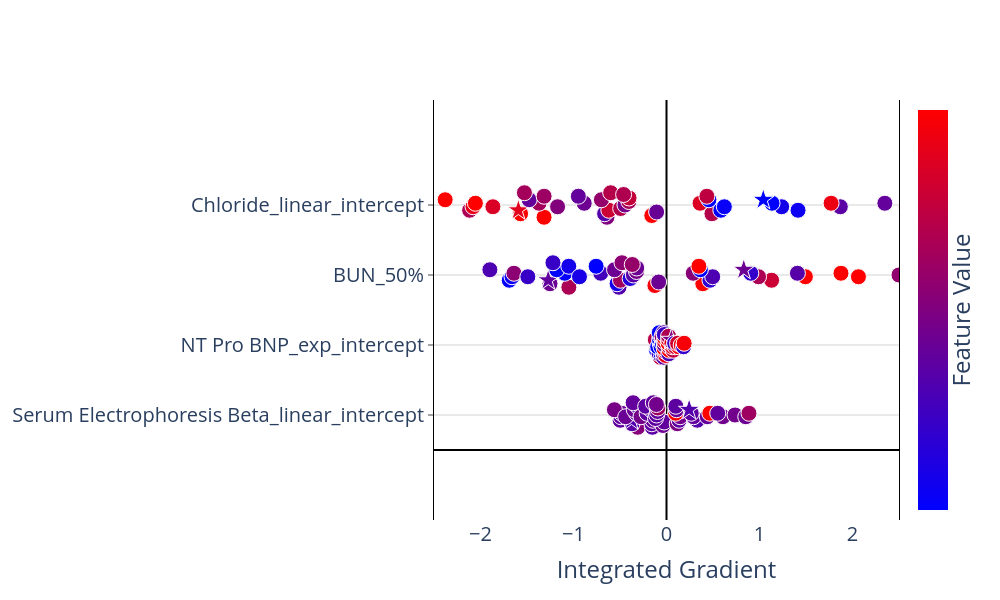

Notebook source saved alongside this figure:
### Code cell
nbins = 10
scale = 0.1
n_features = 4
spacing = 2
min_max_IG = 2.5

fig = go.Figure()
fig.update_layout(
    plot_bgcolor='white',
    autosize=False,
    width=1000,
    height=600,
    coloraxis = {'colorscale':'Bluered'},
    xaxis_title = "Integrated Gradient",
)
 
fig.update_xaxes(
    zeroline=True,
    zerolinecolor="black",
    range = [-min_max_IG,min_max_IG]
    )
fig.update_yaxes(
    zeroline=True,
    zerolinecolor="black",
    mirror=True,
    ticks='outside',
    showline=True,
    linecolor='black',
    gridcolor='lightgrey',
    range = [-spacing, spacing*n_features + spacing]
)
 
# feature_rank = np.argsort(np.sum(abs(IGtable),axis=0))
feature_order = feature_rank[:n_features][::-1]

y_val = 1
bin_ids = list(range(nbins))
for f in feature_order:
    bins = np.linspace(IGtable.loc[:,f].min()*1.1,IGtable.loc[:,f].max()*1.1,nbins+1)
    ig_bins = pd.cut(IGtable.loc[:,f], bins=bins, labels=bin_ids)
 
    x_vals = []
    y_vals = []
    f_vals = []
    id_vals = []
    for bin in bin_ids:
        x_bin_vals = list(IGtable.loc[ig_bins[ig_bins == bin].index,f].values)
        n_pts = len(x_bin_vals)
        if n_pts > 0:
            x_vals = x_vals + x_bin_vals
            y_vals = y_vals + list(y_val + scale*(np.array(list(range(n_pts)))-(n_pts-1)/2))
            f_vals = f_vals + list(Xvalues.loc[ig_bins[ig_bins == bin].index,f].values)
            id_vals = id_vals + list(IGtable.loc[ig_bins[ig_bins == bin].index,f].index)
    fig.add_trace(go.Scatter(
        x = x_vals, 
        y = y_vals,
        mode = 'markers',
        marker = dict(size=16,
                      color = f_vals,
                      coloraxis = "coloraxis",
                      #marker symbol for F-03 and Y-02 as stars
                      symbol = ['star' if id in ['Y-02', 'F-01'] else 'circle' for id in id_vals],
                      line_color = 'white', line_width= 1,
                     ),
        name=f,
        text = id_vals, textposition= 'bottom center'
    ))
    y_val += spacing
 
 
fig.update_layout(showlegend=False, coloraxis_showscale=True,font=dict(size=20))
fig.update_coloraxes(colorbar_showticklabels=False,
                    colorbar_title=dict(text="Feature Value",side = "right"),
                    cmin = -1, cmax = 1)
fig.update_yaxes(tickvals=[1]+[1 + spacing*i for i in range(1,n_features)], 
                 ticktext=feature_order)
 
fig.show()

### Figure 1 — Plotly figure (JSON) as saved in the notebook; plotly's stock layout.template omitted (floating-point values rounded to 4 significant figures)
{"data": [{"marker": {"color": [-0.2457, -0.2556, -0.2022, -0.058, 0.05335, -0.2928, -0.3697, -0.1605, -0.2753, -0.1684, -0.2765, -0.2145, -0.2925, -0.2781, -0.1849, -0.08373, -0.2582, -0.326, -0.2622, -0.2209, -0.1481, -0.2301, -0.246, -0.2733, -0.2301, 0.2277, -0.09456, -0.02976, -0.2753, -0.101, 1.734, -0.1722, -0.2703, -0.3454, -0.2172, -0.2591, -0.3454, -0.2265, 6.227, -0.09977, -0.2332, -0.1074, -0.1499, 0.238], "coloraxis": "coloraxis", "line": {"color": "white", "width": 1}, "size": 16, "symbol": ["circle", "circle", "circle", "circle", "circle", "circle", "star", "circle", "circle", "circle", "circle", "circle", "circle", "circle", "circle", "circle", "circle", "circle", "circle", "circle", "circle", "circle", "circle", "circle", "circle", "circle", "circle", "circle", "circle", "circle", "circle", "circle", "circle", "circle", "circle", "circle", "star", "circle", "circle", "circle", "circle", "circle", "circle", "circle"]}, "mode": "markers", "name": "Serum Electrophoresis Beta_linear_intercept", "text": ["P-02", "R-01", "R-03", "W-02", "B-03", "E-03", "F-01", "H-01", "H-02", "Q-01", "S-02", "V-01", "B-02", "I-01", "A-02", "C-01", "C-02", "G-03", "T-02", "Y-01", "C-03", "T-01", "M-01", "N-01", "N-02", "P-01", "Z-01", "E-01", "O-03", "Q-03", "V-02", "W-01", "X-02", "E-02", "J-02", "N-03", "Y-02", "G-02", "I-03", "K-02", "M-02", "F-03", "Q-02", "X-01"], "textposition": "bottom center", "type": "scatter", "x": [-0.498, -0.4901, -0.4841, -0.56, -0.3091, -0.3705, -0.3761, -0.4386, -0.3236, -0.3466, -0.3106, -0.359, -0.1518, -0.1575, -0.1465, -0.2746, -0.2083, -0.166, -0.2239, -0.1419, -0.03824, -0.0258, -0.1186, -0.1062, -0.09649, -0.09262, -0.1082, 0.1155, 0.136, 0.1465, 0.0985, 0.1072, 0.1005, 0.3308, 0.2904, 0.2661, 0.2434, 0.4383, 0.4657, 0.6064, 0.5508, 0.7368, 0.8524, 0.8867], "y": [0.85, 0.95, 1.05, 1.15, 0.65, 0.75, 0.85, 0.95, 1.05, 1.15, 1.25, 1.35, 0.65, 0.75, 0.85, 0.95, 1.05, 1.15, 1.25, 1.35, 0.7, 0.8, 0.9, 1, 1.1, 1.2, 1.3, 0.75, 0.85, 0.95, 1.05, 1.15, 1.25, 0.85, 0.95, 1.05, 1.15, 0.95, 1.05, 0.95, 1.05, 1, 0.95, 1.05]}, {"marker": {"color": [-1.581, -0.7302, -0.7655, 0.4592, 0.5538, -0.4739, -1.252, -1.749, 0.2501, -1.518, -0.2418, -2.147, -0.3337, -0.1096, -0.352, -1.11, -1.615, -0.6637, 0.09147, -0.2906, 0.8121, 0.09547, 3.399, -0.1758, 0.6668, 1.097, -0.5267, -0.4395, 1.296, 0.4372, 1.05, 0.7112, 0.361, 0.5223, 0.7457, 0.7862, -0.03355, 0.6001, -0.5793, 0.9394, 0.6051, 0.8735, -0.5965, 0.9313], "coloraxis": "coloraxis", "line": {"color": "white", "width": 1}, "size": 16, "symbol": ["circle", "circle", "circle", "circle", "circle", "circle", "star", "circle", "circle", "circle", "circle", "circle", "circle", "circle", "circle", "circle", "circle", "circle", "circle", "circle", "circle", "circle", "circle", "circle", "circle", "circle", "circle", "circle", "circle", "circle", "circle", "circle", "circle", "circle", "circle", "circle", "star", "circle", "circle", "circle", "circle", "circle", "circle", "circle"]}, "mode": "markers", "name": "NT Pro BNP_exp_intercept", "text": ["P-02", "R-01", "R-03", "W-02", "B-03", "E-03", "F-01", "H-01", "H-02", "Q-01", "S-02", "V-01", "B-02", "I-01", "A-02", "C-01", "C-02", "G-03", "T-02", "Y-01", "C-03", "T-01", "M-01", "N-01", "N-02", "P-01", "Z-01", "E-01", "O-03", "Q-03", "V-02", "W-01", "X-02", "E-02", "J-02", "N-03", "Y-02", "G-02", "I-03", "K-02", "M-02", "F-03", "Q-02", "X-01"], "textposition": "bottom center", "type": "scatter", "x": [-0.1071, -0.105, -0.1036, -0.1199, -0.06615, -0.07909, -0.0804, -0.09441, -0.06906, -0.07481, -0.06639, -0.0774, -0.03228, -0.03358, -0.0312, -0.0593, -0.04488, -0.03531, -0.04781, -0.03018, -0.007583, -0.005256, -0.0242, -0.0225, -0.02019, -0.0201, -0.02325, 0.02477, 0.0297, 0.03143, 0.01804, 0.02297, 0.02224, 0.0716, 0.06271, 0.05736, 0.05254, 0.09466, 0.08768, 0.1309, 0.1189, 0.158, 0.1831, 0.1895], "y": [2.85, 2.95, 3.05, 3.15, 2.65, 2.75, 2.85, 2.95, 3.05, 3.15, 3.25, 3.35, 2.65, 2.75, 2.85, 2.95, 3.05, 3.15, 3.25, 3.35, 2.7, 2.8, 2.9, 3, 3.1, 3.2, 3.3, 2.75, 2.85, 2.95, 3.05, 3.15, 3.25, 2.85, 2.95, 3.05, 3.15, 2.95, 3.05, 2.95, 3.05, 3, 2.95, 3.05]}, {"marker": {"color": [-1.215, -0.887, 0.0969, -0.395, 0.3429, -0.1491, -0.2311, -0.559, -0.969, -1.256, -0.846, -0.559, -0.354, -0.846, 0.2609, -0.805, -0.477, -0.1491, -1.051, 0.0969, 0.9168, -0.1491, -0.723, -0.313, -0.06708, -0.1491, 0.1789, 1.163, -0.641, -0.395, 0.0559, -1.42, 1.122, 0.5888, 0.3429, -0.6, -0.1491, 1.655, -0.313, 3.171, 2.229, 0.1379, 3.007, 0.3019], "coloraxis": "coloraxis", "line": {"color": "white", "width": 1}, "size": 16, "symbol": ["circle", "circle", "circle", "circle", "circle", "circle", "star", "circle", "circle", "circle", "circle", "circle", "circle", "circle", "circle", "circle", "circle", "circle", "circle", "circle", "circle", "circle", "circle", "circle", "circle", "circle", "circle", "circle", "circle", "circle", "circle", "circle", "circle", "circle", "circle", "circle", "star", "circle", "circle", "circle", "circle", "circle", "circle", "circle"]}, "mode": "markers", "name": "BUN_50%", "text": ["P-02", "R-01", "R-03", "W-02", "B-03", "E-03", "F-01", "H-01", "H-02", "Q-01", "S-02", "V-01", "B-02", "I-01", "A-02", "C-01", "C-02", "G-03", "T-02", "Y-01", "C-03", "T-01", "M-01", "N-01", "N-02", "P-01", "Z-01", "E-01", "O-03", "Q-03", "V-02", "W-01", "X-02", "E-02", "J-02", "N-03", "Y-02", "G-02", "I-03", "K-02", "M-02", "F-03", "Q-02", "X-01"], "textposition": "bottom center", "type": "scatter", "x": [-1.691, -1.661, -1.64, -1.899, -1.05, -1.253, -1.272, -1.491, -1.094, -1.18, -1.051, -1.221, -0.5112, -0.5313, -0.4949, -0.9358, -0.7073, -0.5589, -0.7567, -0.4787, -0.1248, -0.08439, -0.3911, -0.3566, -0.3224, -0.3205, -0.3681, 0.3905, 0.4673, 0.4968, 0.2875, 0.3639, 0.3479, 1.13, 0.9897, 0.9065, 0.831, 1.493, 1.408, 2.064, 1.876, 2.5, 2.895, 2.999], "y": [4.85, 4.95, 5.05, 5.15, 4.65, 4.75, 4.85, 4.95, 5.05, 5.15, 5.25, 5.35, 4.65, 4.75, 4.85, 4.95, 5.05, 5.15, 5.25, 5.35, 4.7, 4.8, 4.9, 5, 5.1, 5.2, 5.3, 4.75, 4.85, 4.95, 5.05, 5.15, 5.25, 4.85, 4.95, 5.05, 5.15, 4.95, 5.05, 4.95, 5.05, 5, 4.95, 5.05]}, {"marker": {"color": [0.3561, 0.8004, 1.673, 1.878, 1.624, 1.025, 0.7627, 0.7125, 0.2781, -0.2241, 0.2269, 0.2835, 0.01111, -0.3481, 0.5889, 0.02701, -0.1419, 0.1598, -0.2166, 0.4202, 1.023, -0.176, 0.4012, -0.08741, 0.3022, 0.5409, 0.372, 0.4198, -1.009, -0.9336, 0.7228, -1.668, 0.4978, -0.8876, -0.8332, -1.59, -1.324, -0.2834, 0.8622, 0.5456, -0.2173, -2.691, -0.9356, -2.948], "coloraxis": "coloraxis", "line": {"color": "white", "width": 1}, "size": 16, "symbol": ["circle", "circle", "circle", "circle", "circle", "circle", "star", "circle", "circle", "circle", "circle", "circle", "circle", "circle", "circle", "circle", "circle", "circle", "circle", "circle", "circle", "circle", "circle", "circle", "circle", "circle", "circle", "circle", "circle", "circle", "circle", "circle", "circle", "circle", "circle", "circle", "star", "circle", "circle", "circle", "circle", "circle", "circle", "circle"]}, "mode": "markers", "name": "Chloride_linear_intercept", "text": ["P-02", "R-01", "R-03", "W-02", "B-03", "E-03", "F-01", "H-01", "H-02", "Q-01", "S-02", "V-01", "B-02", "I-01", "A-02", "C-01", "C-02", "G-03", "T-02", "Y-01", "C-03", "T-01", "M-01", "N-01", "N-02", "P-01", "Z-01", "E-01", "O-03", "Q-03", "V-02", "W-01", "X-02", "E-02", "J-02", "N-03", "Y-02", "G-02", "I-03", "K-02", "M-02", "F-03", "Q-02", "X-01"], "textposition": "bottom center", "type": "scatter", "x": [-2.117, -2.08, -2.055, -2.38, -1.317, -1.569, -1.593, -1.867, -1.37, -1.476, -1.316, -1.528, -0.6404, -0.6654, -0.6203, -1.171, -0.8849, -0.7, -0.9479, -0.6001, -0.1581, -0.1061, -0.4928, -0.4469, -0.4048, -0.4024, -0.4612, 0.4885, 0.5843, 0.622, 0.3606, 0.456, 0.4343, 1.414, 1.239, 1.135, 1.041, 1.869, 1.77, 2.582, 2.348, 3.131, 3.625, 3.756], "y": [6.85, 6.95, 7.05, 7.15, 6.65, 6.75, 6.85, 6.95, 7.05, 7.15, 7.25, 7.35, 6.65, 6.75, 6.85, 6.95, 7.05, 7.15, 7.25, 7.35, 6.7, 6.8, 6.9, 7, 7.1, 7.2, 7.3, 6.75, 6.85, 6.95, 7.05, 7.15, 7.25, 6.85, 6.95, 7.05, 7.15, 6.95, 7.05, 6.95, 7.05, 7, 6.95, 7.05]}], "layout": {"autosize": false, "coloraxis": {"cmax": 1, "cmin": -1, "colorbar": {"showticklabels": false, "title": {"side": "right", "text": "Feature Value"}}, "colorscale": [[0, "rgb(0,0,255)"], [1, "rgb(255,0,0)"]], "showscale": true}, "font": {"size": 20}, "height": 600, "plot_bgcolor": "white", "showlegend": false, "width": 1000, "xaxis": {"range": [-2.5, 2.5], "title": {"text": "Integrated Gradient"}, "zeroline": true, "zerolinecolor": "black"}, "yaxis": {"gridcolor": "lightgrey", "linecolor": "black", "mirror": true, "range": [-2, 10], "showline": true, "ticks": "outside", "ticktext": ["Serum Electrophoresis Beta_linear_intercept", "NT Pro BNP_exp_intercept", "BUN_50%", "Chloride_linear_intercept"], "tickvals": [1, 3, 5, 7], "zeroline": true, "zerolinecolor": "black"}}}
